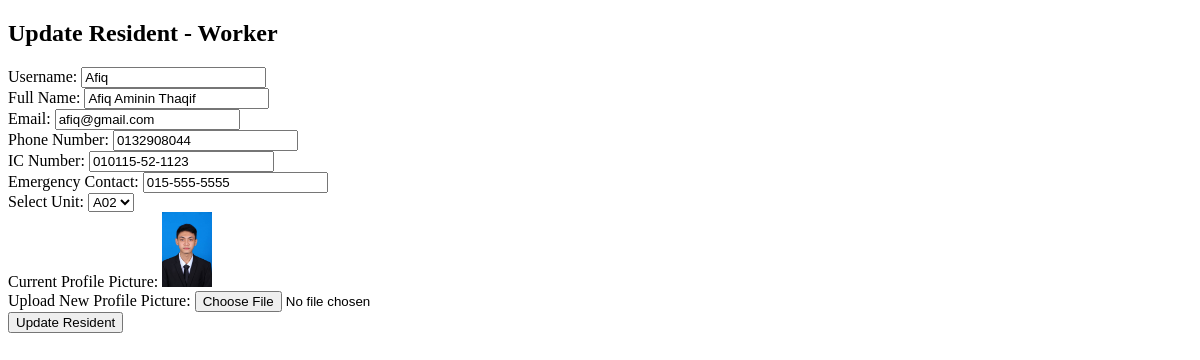
/Worker/update_resident.php?user_id=5 (signed in), run on an earlier commit of the app's database.
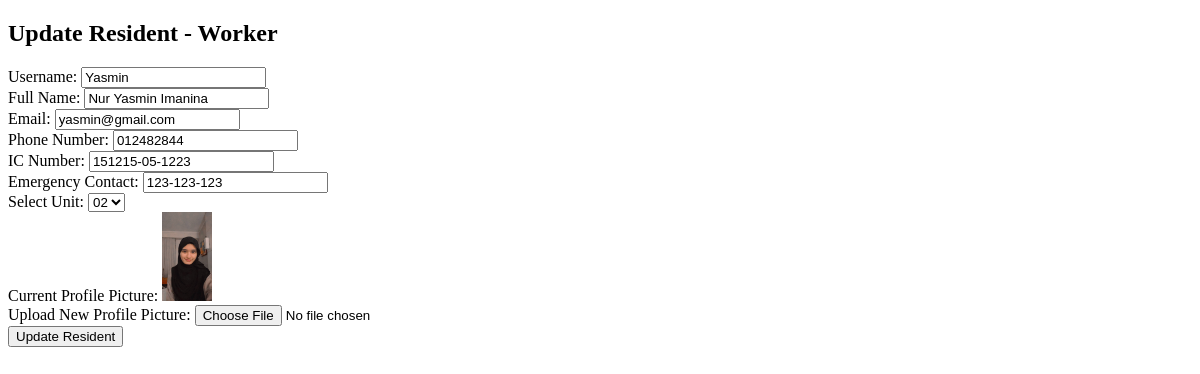
And on a later commit of the database.
### tables this page shows
CREATE TABLE `user` (
  `user_id` int(20) NOT NULL,
  `username` varchar(100) NOT NULL,
  `password` varchar(100) NOT NULL,
  `role_id` int(20) NOT NULL,
  `fullname` varchar(255) NOT NULL,
  `email` varchar(255) NOT NULL,
  `phone_number` varchar(20) DEFAULT NULL,
  `ic_number` varchar(14) DEFAULT NULL,
  `emergency_contact` varchar(255) DEFAULT NULL,
  `unit_id` int(11) DEFAULT NULL,
  `profile_pic` varchar(255) DEFAULT NULL
);

### Worker/update_resident.php (the view, shortened to what this page needs)
<?php
include '../include/connection.php';
$userId = $_GET["user_id"];
$sqlResident = "SELECT * FROM user WHERE role_id = 2 AND user_id = $userId";
$resultResident = $conn->query($sqlResident);
$resident = $resultResident->fetch_assoc();
$unitOptions = '';
$sqlUnits = "SELECT unit_id, unit_number FROM unit";
$resultUnits = $conn->query($sqlUnits);
if ($resultUnits->num_rows > 0) {
    while ($rowUnits = $resultUnits->fetch_assoc()) {
        $selected = ($resident['unit_id'] == $rowUnits['unit_id']) ? 'selected' : '';
        $unitOptions .= '<option value="' . $rowUnits['unit_id'] . '" ' . $selected . '>' . $rowUnits['unit_number'] . '</option>';
    }
}
?>
<!DOCTYPE html>
<html lang="en">
<head>
</head>
<body>
    <h2>Update Resident - Worker</h2>
    <form action="update_resident.php?user_id=<?php echo $userId; ?>" method="post" enctype="multipart/form-data">
        <label for="username">Username:</label>
        <input type="text" id="username" name="username" value="<?php echo $resident['username']; ?>" required><br>
        <label for="fullname">Full Name:</label>
        <input type="text" id="fullname" name="fullname" value="<?php echo $resident['fullname']; ?>" required><br>
        <label for="email">Email:</label>
        <input type="email" id="email" name="email" value="<?php echo $resident['email']; ?>" required><br>
        <label for="phone_number">Phone Number:</label>
        <input type="text" id="phone_number" name="phone_number" value="<?php echo $resident['phone_number']; ?>" required><br>
        <label for="ic_number">IC Number:</label>
        <input type="text" minlength="14" maxlength="14" id="ic_number" name="ic_number" value="<?php echo $resident['ic_number']; ?>" required><br>
        <label for="emergency_contact">Emergency Contact:</label>
        <input type="text" id="emergency_contact" name="emergency_contact" value="<?php echo $resident['emergency_contact']; ?>" required><br>
        <label for="unit_id">Select Unit:</label>
        <select id="unit_id" name="unit_id" required>
            <?php echo $unitOptions; ?>
        </select><br>
        <label for="current_profile_pic">Current Profile Picture:</label>
        <?php if (!empty($resident['profile_pic'])): ?>
            <img src="../profile_pics/<?php echo $resident['profile_pic']; ?>" alt="Current Profile Picture" width="50">
        <?php else: ?>
            No Picture
        <?php endif; ?>
        <br>
        <label for="profile_pic">Upload New Profile Picture:</label>
        <input type="file" id="profile_pic" name="profile_pic"><br>
        <input type="submit" value="Update Resident">
    </form>
</body>
</html>

What changed in the data, as far as the page shows it:
changed user: username "Afiq" → "Yasmin"; fullname "Afiq Aminin Thaqif" → "Nur Yasmin Imanina"; email "afiq@gmail.com" → "yasmin@gmail.com"; phone_number "0132908044" → "012482844"; ic_number "010115-52-1123" → "151215-05-1223"; emergency_contact "015-555-5555" → "123-123-123"; profile_pic: a different picture
Also different on the page:
form field unit_id: "A02" → "02"
